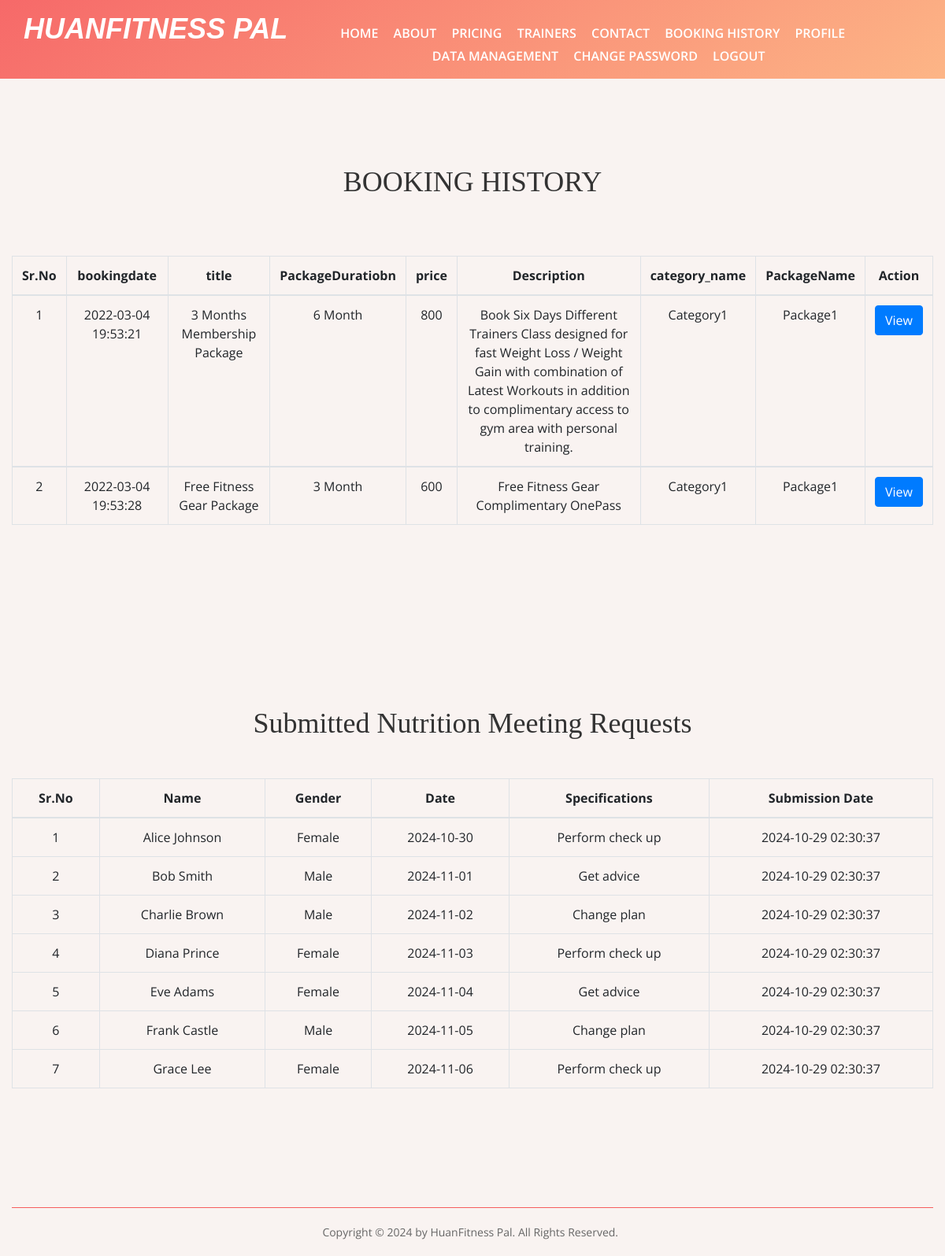
The app's page /phpAssignment-main/Booking-History.php (signed in) with its own data.
### tables this page shows
CREATE TABLE `tblbooking` (
  `id` int(11) NOT NULL,
  `package_id` varchar(45) DEFAULT NULL,
  `userid` varchar(45) DEFAULT NULL,
  `booking_date` timestamp NULL DEFAULT current_timestamp(),
  `payment` varchar(45) DEFAULT NULL,
  `paymentType` varchar(45) DEFAULT NULL
);

CREATE TABLE `tbladdpackage` (
  `id` int(11) NOT NULL,
  `category` varchar(45) DEFAULT NULL,
  `titlename` varchar(450) DEFAULT NULL,
  `PackageType` varchar(45) DEFAULT NULL,
  `PackageDuratiobn` varchar(45) DEFAULT NULL,
  `Price` varchar(45) DEFAULT NULL,
  `uploadphoto` varchar(450) DEFAULT NULL,
  `Description` varchar(450) DEFAULT NULL,
  `create_date` timestamp NULL DEFAULT current_timestamp()
);

CREATE TABLE `tblcategory` (
  `id` int(11) NOT NULL,
  `category_name` varchar(45) DEFAULT NULL,
  `status` varchar(45) DEFAULT '0'
);

CREATE TABLE `tblpackage` (
  `id` int(11) NOT NULL,
  `cate_id` varchar(45) DEFAULT NULL,
  `PackageName` varchar(45) DEFAULT NULL
);

CREATE TABLE `tblnutritionmeeting` (
  `id` int(11) NOT NULL,
  `name` varchar(100) NOT NULL,
  `gender` varchar(10) NOT NULL,
  `date` date NOT NULL,
  `specifications` text NOT NULL,
  `submission_date` timestamp NOT NULL DEFAULT current_timestamp()
);

### phpAssignment-main/Booking-History.php (the view, shortened to what this page needs)
<?php session_start();
require_once('include/config.php');
if(strlen( $_SESSION["uid"])==0)
    {
header('location:login.php');
}
else{
?>
<!DOCTYPE html>
<html lang="zxx">
<head>
  <link rel="stylesheet" href="css/bootstrap.min.css"/>
  <link rel="stylesheet" href="css/font-awesome.min.css"/>
  <link rel="stylesheet" href="css/owl.carousel.min.css"/>
  <link rel="stylesheet" href="css/nice-select.css"/>
  <link rel="stylesheet" href="css/slicknav.min.css"/>
  <link rel="stylesheet" href="css/style.css"/>
</head>
<body>
  <?php include 'include/header.php';?>
  <section class="page-top-section set-bg"></section>
  <section class="contact-page-section spad overflow-hidden">
    <div class="container text-center">
    <h2>BOOKING HISTORY</h2><br><br><br>
      <div class="row">
        <div class="col-lg-12">
          <table class="table table-bordered">
            <thead>
              <tr>
                <th>Sr.No</th>
                <th>bookingdate</th>
                <th>title</th>
                <th>PackageDuratiobn</th>
                <th>price</th>
                <th>Description</th>
                <th>category_name</th>
                <th>PackageName</th>
                <th>Action</th>
              </tr>
            </thead>
              <?php
                $uid=$_SESSION['uid'];
                $sql = "SELECT t1.id as bookingid, t3.fname as Name, t3.email as email, t1.booking_date as bookingdate, t2.titlename as title,
                      t2.PackageDuratiobn as PackageDuratiobn, t2.Price as Price, t2.Description as Description, t4.category_name as category_name,
                      t5.PackageName as PackageName FROM tblbooking as t1
                      JOIN tbladdpackage as t2 ON t1.package_id = t2.id
                      JOIN tbluser as t3 ON t1.userid = t3.id
                      JOIN tblcategory as t4 ON t2.category = t4.id
                      JOIN tblpackage as t5 ON t2.PackageType = t5.id
                      WHERE t1.userid = :uid";
                $query= $dbh->prepare($sql);
                $query->bindParam(':uid',$uid, PDO::PARAM_STR);
                $query-> execute();
                $results = $query -> fetchAll(PDO::FETCH_OBJ);
                $cnt=1;
                if($query -> rowCount() > 0)
                {
                foreach($results as $result)
                {
              ?>
              <tbody>
                <tr>
                  <td><?php echo($cnt);?></td>
                  <td><?php echo htmlentities($result->bookingdate);?></td>
                  <td><?php echo htmlentities($result->title);?></td>
                  <td><?php echo htmlentities($result->PackageDuratiobn);?></td>
                  <td><?php echo $result->Price;?></td>
                  <td><?php echo $result->Description;?></td>
                  <td><?php echo htmlentities($result->category_name);?></td>
                  <td><?php echo htmlentities($result->PackageName);?></td>
                  <td><a href="booking-details.php?bookingid=<?php echo htmlentities($result->bookingid);?>"><button class="btn btn-primary" type="button">View</button></td>
                </tr>
                  <?php  $cnt=$cnt+1; } } ?>
              </tbody>
          </table>
        </div>
      </div>
    </div>
  </section>
  <section class="contact-page-section spad overflow-hidden">
        <div class="container text-center">
            <h2>Submitted Nutrition Meeting Requests</h2><br><br>
            <table class="table table-bordered">
                <thead>
                    <tr>
                        <th>Sr.No</th>
                        <th>Name</th>
                        <th>Gender</th>
                        <th>Date</th>
                        <th>Specifications</th>
                        <th>Submission Date</th>
                    </tr>
                </thead>
                <tbody>
                <?php
                $sql = "SELECT * FROM tblnutritionmeeting ORDER BY submission_date ASC";
                $query = $dbh->prepare($sql);
                $query->execute();
                $results = $query->fetchAll(PDO::FETCH_OBJ);
                if ($query->rowCount() > 0) {
                    foreach ($results as $result) { ?>
                        <tr>
                            <td><?php echo htmlentities($result->id); ?></td>
                            <td><?php echo htmlentities($result->name); ?></td>
                            <td><?php echo htmlentities($result->gender); ?></td>
                            <td><?php echo htmlentities($result->date); ?></td>
                            <td><?php echo htmlentities($result->specifications); ?></td>
                            <td><?php echo htmlentities($result->submission_date); ?></td>
                        </tr>
                <?php
                    }
                } else { ?>
                    <tr><td colspan="6">No meeting requests found.</td></tr>
                <?php } ?>
                </tbody>
            </table>
        </div>
    </section>
<?php include 'include/footer.php'; ?>
  </body>
</html>
 <?php } ?>

### phpAssignment-main/include/header.php
<header class="header-section">
	<div class="header-bottom">
		<a href="index.php" class="site-logo" style="color:#fff; font-weight:bold; font-size:26px;">
		<h2><i>HUANFITNESS PAL</i></h2><br/>
		</a>
		<div class="container">
			<ul class="main-menu">
				<li><a href="index.php">Home</a></li>
				<li><a href="about.php">About</a></li>
				<li><a href="pricing.php">Pricing</a></li>
				<li><a href="trainers.php">Trainers</a></li>
				<li><a href="contact.php">Contact</a></li>
				<?php if(strlen($_SESSION['uid'])==0): ?>
					<li><a href="admin/">Admin</a></li>
				<?php else :?>
					<li><a href="booking-history.php">Booking History</a></li>
				<?php endif;?>
				<?php if(strlen($_SESSION['uid'])==0): ?>
					<li><a href="login.php">Login</a></li>
				<?php else :?>
					<li><a href="profile.php">Profile</a></li>
					<li><a href="data-management.php">Data Management</a></li>
					<li><a href="changepassword.php">Change Password</a></li>
					<li><a href="logout.php">Logout</a></li>
				<?php endif;?>
			</ul>
		</div>
	</div>
</header>

### phpAssignment-main/include/footer.php
<footer class="">
		<div class="container">
			<div class="footer-bottom">
				<div class="row">
					<div class="col-md-8 text-md-right">
						<div class="copyright">
							Copyright &#169; 2024 by HuanFitness Pal. All Rights Reserved.
						</div>
					</div>
				</div>
			</div>
		</div>
	</footer>

### phpAssignment-main/css/style.css (style rules this page uses)
html, body { height: 100%; font-family: "Open Sans", sans-serif; -webkit-font-smoothing: antialiased; }
h1, h2, h3, h4, h5, h6 { margin: 0; color: #333333; font-weight: 600; }
h2 { font-family: "Playfair Display", serif; font-weight: 400; font-size: 36px; }
h2 i { color:#fff; font-size: 36px; font-weight: 900; font-family:"Arial", sans-serif; font-style: bold; }
ul, ol { padding: 0; margin: 0; }
@media (min-width: 1200px) { .container { max-width: 1200px; } }
.set-bg { background-repeat: no-repeat; background-size: cover; background-position: top center; }
.spad { padding-top: 110px; padding-bottom: 105px; }
.bg-g-1, .page-top-section:after, .review-section:after, .search-model:after, .hero-section, .back-to-top { background: -o-linear-gradient(305deg, #f65d5d 0%, #fdb07d 100%); background: linear-gradient(145deg, #f65d5d 0%, #fdb07d 100%); filter: progid:DXImageTransform.Microsoft.gradient(startColorstr="#f65d5d", endColorstr="#fdb07d", GradientType=1); }
.header-section { position: absolute; width: 100%; top: 0; left: 0; z-index: 99; }
.site-logo { float: left; position: relative; z-index: 9; }
.header-bottom { padding: 25px 80px 0; }
@media only screen and (min-width: 992px) and (max-width: 1200px) { .header-bottom { padding: 15px 30px 0; } }
.main-menu { list-style: none; text-align: center; padding-top: 15px; }
.main-menu li { display: inline-block; margin-right: 50px; position: relative; }
@media only screen and (min-width: 992px) and (max-width: 1200px) { .main-menu li { margin-right: 15px; } }
.main-menu li:last-child { margin-right: 0; }
.main-menu li>a { display: block; padding-bottom: 5px; font-size: 16px; font-weight: 600; text-transform: uppercase; color: #fff; }
.slicknav_nav { background: #333; }
.footer-bottom { margin-top: 30px; border-top: 1px solid #f65d5d; padding: 20px 0; }
.copyright { font-size: 14px; color: #666666; }
.page-top-section { height: 100px; position: relative; text-align: center; }
.page-top-section:after { position: absolute; content: ""; width: 100%; height: 100%; left: 0; top: 0; opacity: 0.92; filter: alpha(opacity=92); }

### phpAssignment-main/Booking-History.php (style rules this page uses)
body { background-color: rgba(249, 242, 240, 0.87); }

### records on screen
tblbooking: booking_date "2022-03-04 19:53:21", tbladdpackage.titlename "3 Months Membership Package", tbladdpackage.PackageDuratiobn "6 Month", tbladdpackage.Price "800", tbladdpackage.Description "Book Six Days Different Trainers Class designed for fast Weight Loss / Weight Gain with combination of Latest Workouts in addition to complimentary access to gym area with personal training.", tblcategory.category_name "Category1", tblpackage.PackageName "Package1"
tblbooking: booking_date "2022-03-04 19:53:28", tbladdpackage.titlename "Free Fitness Gear Package", tbladdpackage.PackageDuratiobn "3 Month", tbladdpackage.Price "600", tbladdpackage.Description "Free Fitness Gear Complimentary OnePass", tblcategory.category_name "Category1", package.PackageName "Package1"
tblnutritionmeeting: id "1", name "Alice Johnson", gender "Female", date "2024-10-30", specifications "Perform check up", submission_date "2024-10-29 02:30:37"
tblnutritionmeeting: id "2", name "Bob Smith", gender "Male", date "2024-11-01", specifications "Get advice", submission_date "2024-10-29 02:30:37"
tblnutritionmeeting: id "3", name "Charlie Brown", gender "Male", date "2024-11-02", specifications "Change plan", submission_date "2024-10-29 02:30:37"
tblnutritionmeeting: id "4", name "Diana Prince", gender "Female", date "2024-11-03", specifications "Perform check up", submission_date "2024-10-29 02:30:37"
tblnutritionmeeting: id "5", name "Eve Adams", gender "Female", date "2024-11-04", specifications "Get advice", submission_date "2024-10-29 02:30:37"
tblnutritionmeeting: id "6", name "Frank Castle", gender "Male", date "2024-11-05", specifications "Change plan", submission_date "2024-10-29 02:30:37"
tblnutritionmeeting: id "7", name "Grace Lee", gender "Female", date "2024-11-06", specifications "Perform check up", submission_date "2024-10-29 02:30:37"
